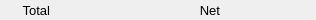
    <widget class="PyDMFrame" name="composite_14">
      <property name="geometry">
        <rect>
          <x>423</x>
          <y>196</y>
          <width>316</width>
          <height>20</height>
        </rect>
      </property>
      <widget class="QLabel" name="text_21">
        <property name="geometry">
          <rect>
            <x>0</x>
            <y>0</y>
            <width>50</width>
            <height>20</height>
          </rect>
        </property>
        <property name="text">
          <string>Total</string>
        </property>
        <property name="font" stdset="0">
          <font>
            <pointsize>10</pointsize>
          </font>
        </property>
        <property name="brush" stdset="0">
          <brush brushstyle="SolidPattern">
            <color alpha="255">
              <red>0</red>
              <green>0</green>
              <blue>0</blue>
            </color>
          </brush>
        </property>
        <property name="toolTip">
          <string>text_21</string>
        </property>
        <property name="alignment">
          <set>Qt::AlignRight|Qt::AlignTrailing|Qt::AlignVCenter</set>
        </property>
        <property name="styleSheet">
          <string notr="true">QLabel#text_21 {
  color: rgb(0, 0, 0);
  }</string>
        </property>
      </widget>
      <widget class="PyDMLabel" name="text_update_15">
        <property name="geometry">
          <rect>
            <x>56</x>
            <y>1</y>
            <width>90</width>
            <height>18</height>
          </rect>
        </property>
        <property name="toolTip">
          <string>PV: ${prefix}Total_RBV</string>
        </property>
        <property name="channel" stdset="0">
          <string>ca://${prefix}Total_RBV</string>
        </property>
        <property name="font" stdset="0">
          <font>
            <pointsize>10</pointsize>
          </font>
        </property>
        <property name="alignment">
          <set>Qt::AlignLeading|Qt::AlignLeft|Qt::AlignVCenter</set>
        </property>
        <property name="textInteractionFlags">
          <set>Qt::TextSelectableByKeyboard|Qt::TextSelectableByMouse</set>
        </property>
        <property name="styleSheet">
          <string notr="true">PyDMLabel#text_update_15 {
  color: rgb(10, 0, 184);
  background-color: rgb(187, 187, 187);
  }</string>
        </property>
      </widget>
      <widget class="QLabel" name="text_22">
        <property name="geometry">
          <rect>
            <x>190</x>
            <y>0</y>
            <width>30</width>
            <height>20</height>
          </rect>
        </property>
        <property name="text">
          <string>Net</string>
        </property>
        <property name="font" stdset="0">
          <font>
            <pointsize>10</pointsize>
          </font>
        </property>
        <property name="brush" stdset="0">
          <brush brushstyle="SolidPattern">
            <color alpha="255">
              <red>0</red>
              <green>0</green>
              <blue>0</blue>
            </color>
          </brush>
        </property>
        <property name="toolTip">
          <string>text_22</string>
        </property>
        <property name="alignment">
          <set>Qt::AlignRight|Qt::AlignTrailing|Qt::AlignVCenter</set>
        </property>
        <property name="styleSheet">
          <string notr="true">QLabel#text_22 {
  color: rgb(0, 0, 0);
  }</string>
        </property>
      </widget>
      <widget class="PyDMLabel" name="text_update_16">
        <property name="geometry">
          <rect>
            <x>226</x>
            <y>1</y>
            <width>90</width>
            <height>18</height>
          </rect>
        </property>
        <property name="toolTip">
          <string>PV: ${prefix}Net_RBV</string>
        </property>
        <property name="channel" stdset="0">
          <string>ca://${prefix}Net_RBV</string>
        </property>
        <property name="font" stdset="0">
          <font>
            <pointsize>10</pointsize>
          </font>
        </property>
        <property name="alignment">
          <set>Qt::AlignLeading|Qt::AlignLeft|Qt::AlignVCenter</set>
        </property>
        <property name="textInteractionFlags">
          <set>Qt::TextSelectableByKeyboard|Qt::TextSelectableByMouse</set>
        </property>
        <property name="styleSheet">
          <string notr="true">PyDMLabel#text_update_16 {
  color: rgb(10, 0, 184);
  background-color: rgb(187, 187, 187);
  }</string>
        </property>
      </widget>
    </widget>
